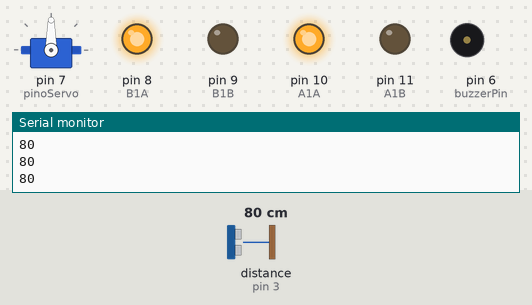
Bench run of a sketch on a simulated Arduino Uno, built with avr-gcc and run on an emulated ATmega328P. Parts: servo, output pins drawn as LEDs (lit = HIGH), buzzer (waves = sounding), the last lines printed to the serial monitor. The test bench sets the inputs (shaded band); at power-on: distance to the obstacle (sensor on pin 3) 80 cm. The echo pulse lasts 58.3 µs per cm.

Above: at 1.2 s.
1.3 s: distance to the obstacle (sensor on pin 3) set to 38 cm
2.8 s: distance to the obstacle (sensor on pin 3) set to 34 cm
At 4.1 s:
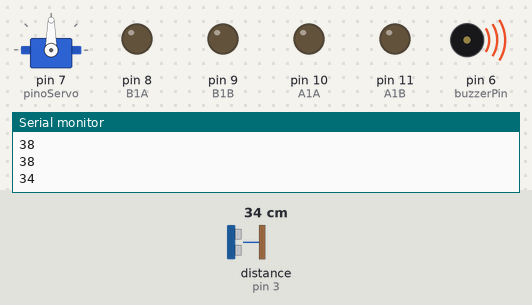
At 6.5 s:
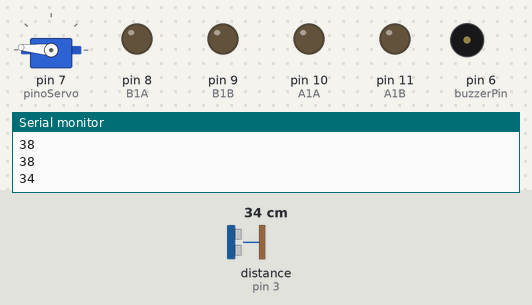
Timing chart, 0 to 17.6 s (numbered marks = the images above; inputs shaded):
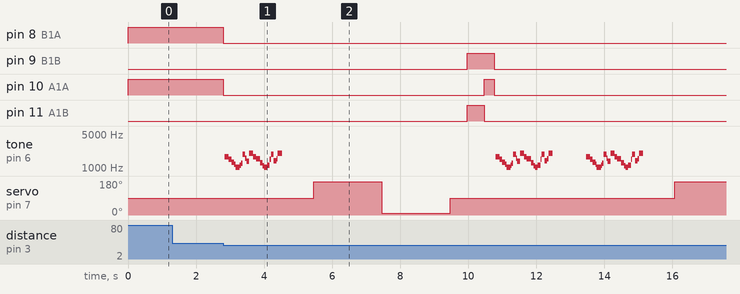

Measured:
- the behaviour switches between 36 and 35 cm on distance to the obstacle (sensor on pin 3) (found by bisection; images 0 and 1)
- after the input at 2.8 s, pin 8 (B1A): HIGH → LOW at once; pin 9 (B1B): LOW → HIGH after 7.2 s, → LOW 0.80 s later

The sketch:

winter_robo.ino
```cpp
/*  Robô que desvia de obstáculos e emite som do R2-D2
 *  IMPORTANTE: CONSIDERAR O REFERENCIAL DE UMA PESSOA NA TRASEIRA DA ROBÔ
 *  PARA UM MELHOR ENTENDIMENTO DO CÓDIGO
 */

// Definindo as bibliotecas para o sensor ultrassônico, servo motor e notais musicais
#include <Ultrasonic.h>
#include <Servo.h>
#include "musical_notes.h"

// Definindo as entradas e saídas com seus respectivos pinos
#define pinoServo 7
#define Trig 2 // pino usado para disparar os pulsos do sensor
#define Echo 3 //pino para ler a saída do sensor
#define B1A 8
#define B1B 9
#define A1A 10
#define A1B 11

int distanciaD; // distância da Direita
int distanciaE; // distância da Esquerda
int buzzerPin = 6; // pino do buzzer ativo

float distanciaObstaculo = 35; // Distância escolhida do robô até o obstáculo para fazer a comparação

Ultrasonic ultrasonico(Trig, Echo);

Servo servo;

void setup()
{
  Serial.begin(9600);

  servo.attach(pinoServo);
  //pinos da ponte H - definindo os pinos da ponte H como saída
  pinMode(B1A, OUTPUT);
  pinMode(B1B, OUTPUT);
  pinMode(A1A, OUTPUT);
  pinMode(A1B, OUTPUT);
  pinMode(buzzerPin, OUTPUT); // pino do buzzer ativo como saída

  servo.write(90); // Servo posiciona-se no 90° (metade/meio)

}

void loop()
{

  Serial.println(ultrasonico.Ranging(CM)); // Mostra no Monitor Serial a distância até o obstáculo em na unidade de cm

  if (ultrasonico.Ranging(CM) <= distanciaObstaculo) // Se a distância até o obstáculo for menor que 35 cm
  {
    Andar(5); // Freia
      int statuss = Radar(); // retorna o resultado da comparação da distância da Direita com a da Esquerda
      delay(500);
      if (statuss == 1) // Se a distância da esquerda for maior que a distância da direita
      {
        Andar(2); // anda para trás
        delay(600);
        Andar(4); // faz curva para esquerda
        delay(400);
        Andar(5); // FREIA
      }
      if (statuss == 2) // Se a distância da direita for maior que a distância da esquerda
      {
        Andar(2); // anda para trás
        delay(600);
        Andar(3); // faz curva para direita
        delay(400);
        Andar(5); // FREIA
      }
      if (statuss == 0) // Se a distância da direita for igual a distância da esquerda
      {
        Andar(2); // anda para trás
        delay(500);
        Andar(4); // faz curva para esquerda
        delay(300);
        Andar(5); // FREIA
      }
      delay(1000);
    }
  else
  {
    Andar(1); // anda para frente
  }
}

void Andar(int direcao)
{
  if (direcao == 1)  // anda pra frente
  {
    digitalWrite(B1A, HIGH); // roda esquerda gira para frente
    digitalWrite(B1B, LOW);
    digitalWrite(A1A, HIGH); // roda direita gira para frente
    digitalWrite(A1B, LOW);
  }

  if (direcao == 2)  // anda pra trás
  {
    digitalWrite(B1A, LOW); // roda esquerda gira para trás
    digitalWrite(B1B, HIGH);
    digitalWrite(A1A, LOW); // roda direita gira para trás
    digitalWrite(A1B, HIGH);
  }

  if (direcao == 3)  // faz curva pra direita
  {
    digitalWrite(B1A, HIGH);  // roda esquerda gira para frente
    digitalWrite(B1B, LOW);
    digitalWrite(A1A, LOW); // roda direita gira para trás
    digitalWrite(A1B, HIGH);
  }

  if (direcao == 4)  // faz curva pra esquerda
  {
    digitalWrite(B1A, LOW); // roda esquerda gira para trás
    digitalWrite(B1B, HIGH);
    digitalWrite(A1A, HIGH); // roda direita gira para frente
    digitalWrite(A1B, LOW);
  }

  if (direcao == 5)  // FREIA
  {
    digitalWrite(B1A, LOW); // roda esquerda desliga
    digitalWrite(B1B, LOW);
    digitalWrite(A1A, LOW); // roda direita desliga
    digitalWrite(A1B, LOW);
    r2D2();
  }
}

int Radar()
{
  delay(1000);
  servo.write(175); // Servo posiciona-se no 175° (sensor gira para esquerda)
  delay(1000);
  distanciaE = ultrasonico.Ranging(CM); // captura o valor da distância da esquerda

  delay(1000);
  servo.write(10); // Servo posiciona-se no 10° (sensor gira para direita)
  delay(1000);
  distanciaD = ultrasonico.Ranging(CM); // captura o valor da distância da direita

  delay(1000);
  servo.write(90);

  if (distanciaE > distanciaD)
  {
    return 1; // se tiver espaço na esquerda
  }
  if (distanciaE < distanciaD)
  {
    return 2; //se tiver espaço na direita
  }
  if (distanciaE == distanciaD)
  {
    return 0;
  }
}

// Emite o Som
void beep (int speakerPin, float noteFrequency, long noteDuration)
{
  int x;

  float microsecondsPerWave = 1000000/noteFrequency;
  float millisecondsPerCycle = 1000/(microsecondsPerWave * 2);
  float loopTime = noteDuration * millisecondsPerCycle;
  for (x=0;x<loopTime;x++)
  {
    digitalWrite(speakerPin,HIGH);
    delayMicroseconds(microsecondsPerWave);
    digitalWrite(speakerPin,LOW);
    delayMicroseconds(microsecondsPerWave);
  }
}

void r2D2() // Notas musicais do robô R2-D2
{
          beep(buzzerPin, note_A7,100); //A
          beep(buzzerPin, note_G7,100); //G
          beep(buzzerPin, note_E7,100); //E
          beep(buzzerPin, note_C7,100); //C
          beep(buzzerPin, note_D7,100); //D
          beep(buzzerPin, note_B7,100); //B
          beep(buzzerPin, note_F7,100); //F
          beep(buzzerPin, note_C8,100); //C
          beep(buzzerPin, note_A7,100); //A
          beep(buzzerPin, note_G7,100); //G
          beep(buzzerPin, note_E7,100); //E
          beep(buzzerPin, note_C7,100); //C
          beep(buzzerPin, note_D7,100); //D
          beep(buzzerPin, note_B7,100); //B
          beep(buzzerPin, note_F7,100); //F
          beep(buzzerPin, note_C8,100); //C
}
```

musical_notes.h
```cpp
// Reference:  This list was adapted from the table located here:
//     http://www.phy.mtu.edu/~suits/notefreqs.html
const float  note_C0 = 16.35;  //C0
const float  note_Db0 = 17.32;  //C#0/Db0
const float  note_D0 = 18.35;  //D0
const float  note_Eb0 = 19.45;  //D#0/Eb0
const float  note_E0 = 20.6;  //E0
const float  note_F0 = 21.83;  //F0
const float  note_Gb0 = 23.12;  //F#0/Gb0
const float  note_G0 = 24.5;  //G0
const float  note_Ab0 = 25.96;  //G#0/Ab0
const float  note_A0 = 27.5;  //A0
const float  note_Bb0 = 29.14;  //A#0/Bb0
const float  note_B0 = 30.87;  //B0
const float  note_C1 = 32.7;  //C1
const float  note_Db1 = 34.65;  //C#1/Db1
const float  note_D1 = 36.71;  //D1
const float  note_Eb1 = 38.89;  //D#1/Eb1
const float  note_E1 = 41.2;  //E1
const float  note_F1 = 43.65;  //F1
const float  note_Gb1 = 46.25;  //F#1/Gb1
const float  note_G1 = 49;  //G1
const float  note_Ab1 = 51.91;  //G#1/Ab1
const float  note_A1 = 55;  //A1
const float  note_Bb1 = 58.27;  //A#1/Bb1
const float  note_B1 = 61.74;  //B1
const float  note_C2 = 65.41;  //C2 (Middle C)
const float  note_Db2 = 69.3;  //C#2/Db2
const float  note_D2 = 73.42;  //D2
const float  note_Eb2 = 77.78;  //D#2/Eb2
const float  note_E2 = 82.41;  //E2
const float  note_F2 = 87.31;  //F2
const float  note_Gb2 = 92.5;  //F#2/Gb2
const float  note_G2 = 98;  //G2
const float  note_Ab2 = 103.83;  //G#2/Ab2
const float  note_A2 = 110;  //A2
const float  note_Bb2 = 116.54;  //A#2/Bb2
const float  note_B2 = 123.47;  //B2
const float  note_C3 = 130.81;  //C3
const float  note_Db3 = 138.59;  //C#3/Db3
const float  note_D3 = 146.83;  //D3
const float  note_Eb3 = 155.56;  //D#3/Eb3
const float  note_E3 = 164.81;  //E3
const float  note_F3 = 174.61;  //F3
const float  note_Gb3 = 185;  //F#3/Gb3
const float  note_G3 = 196;  //G3
const float  note_Ab3 = 207.65;  //G#3/Ab3
const float  note_A3 = 220;  //A3
const float  note_Bb3 = 233.08;  //A#3/Bb3
const float  note_B3 = 246.94;  //B3
const float  note_C4 = 261.63;  //C4
const float  note_Db4 = 277.18;  //C#4/Db4
const float  note_D4 = 293.66;  //D4
const float  note_Eb4 = 311.13;  //D#4/Eb4
const float  note_E4 = 329.63;  //E4
const float  note_F4 = 349.23;  //F4
const float  note_Gb4 = 369.99;  //F#4/Gb4
const float  note_G4 = 392;  //G4
const float  note_Ab4 = 415.3;  //G#4/Ab4
const float  note_A4 = 440;  //A4
const float  note_Bb4 = 466.16;  //A#4/Bb4
const float  note_B4 = 493.88;  //B4
const float  note_C5 = 523.25;  //C5
const float  note_Db5 = 554.37;  //C#5/Db5
const float  note_D5 = 587.33;  //D5
const float  note_Eb5 = 622.25;  //D#5/Eb5
const float  note_E5 = 659.26;  //E5
const float  note_F5 = 698.46;  //F5
const float  note_Gb5 = 739.99;  //F#5/Gb5
const float  note_G5 = 783.99;  //G5
const float  note_Ab5 = 830.61;  //G#5/Ab5
const float  note_A5 = 880;  //A5
const float  note_Bb5 = 932.33;  //A#5/Bb5
const float  note_B5 = 987.77;  //B5
const float  note_C6 = 1046.5;  //C6
const float  note_Db6 = 1108.73;  //C#6/Db6
const float  note_D6 = 1174.66;  //D6
const float  note_Eb6 = 1244.51;  //D#6/Eb6
const float  note_E6 = 1318.51;  //E6
const float  note_F6 = 1396.91;  //F6
const float  note_Gb6 = 1479.98;  //F#6/Gb6
const float  note_G6 = 1567.98;  //G6
const float  note_Ab6 = 1661.22;  //G#6/Ab6
const float  note_A6 = 1760;  //A6
const float  note_Bb6 = 1864.66;  //A#6/Bb6
const float  note_B6 = 1975.53;  //B6
const float  note_C7 = 2093;  //C7
const float  note_Db7 = 2217.46;  //C#7/Db7
const float  note_D7 = 2349.32;  //D7
const float  note_Eb7 = 2489.02;  //D#7/Eb7
const float  note_E7 = 2637.02;  //E7
const float  note_F7 = 2793.83;  //F7
const float  note_Gb7 = 2959.96;  //F#7/Gb7
const float  note_G7 = 3135.96;  //G7
const float  note_Ab7 = 3322.44;  //G#7/Ab7
const float  note_A7 = 3520;  //A7
const float  note_Bb7 = 3729.31;  //A#7/Bb7
const float  note_B7 = 3951.07;  //B7
const float  note_C8 = 4186.01;  //C8
const float  note_Db8 = 4434.92;  //C#8/Db8
const float  note_D8 = 4698.64;  //D8
const float  note_Eb8 = 4978.03;  //D#8/Eb8
```
